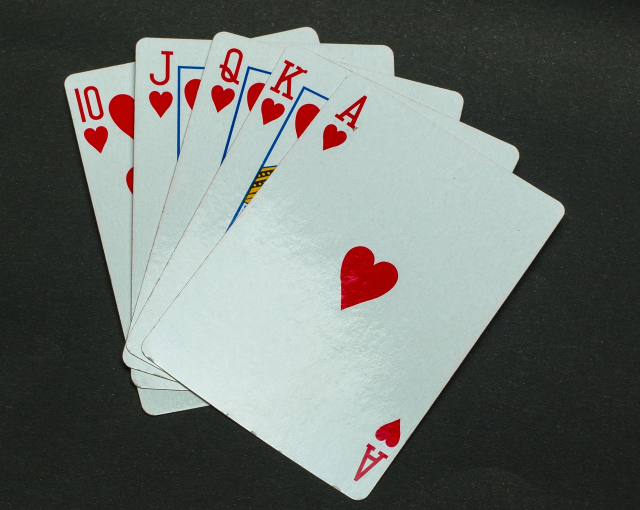
#> input picture Study/pokerCard.jpg, 1280 x 1020 px (shown at 1/2 size)
$ python A09_ImgDistance2.py
#> lines starting #> are read from the running program, lines starting #| are printed output that depends on the picture
import cv2
import numpy as np
img = cv2.imread('../pokerCard.jpg')
#> img is the input picture: shape (1020, 1280, 3); mean B, G, R 108.4, 112.6, 107.2

width, height = 530, 710

src = np.array([[706, 148],[1138, 421],[718, 1017],[280, 697]], dtype=np.float32)
dst = np.array([[0, 0], [width, 0], [width, height], [0, height]], dtype=np.float32) # output 4개 지정

matrix = cv2.getPerspectiveTransform(src, dst)
result = cv2.warpPerspective(img, matrix, (width, height)) #matrix대로 변환를 함
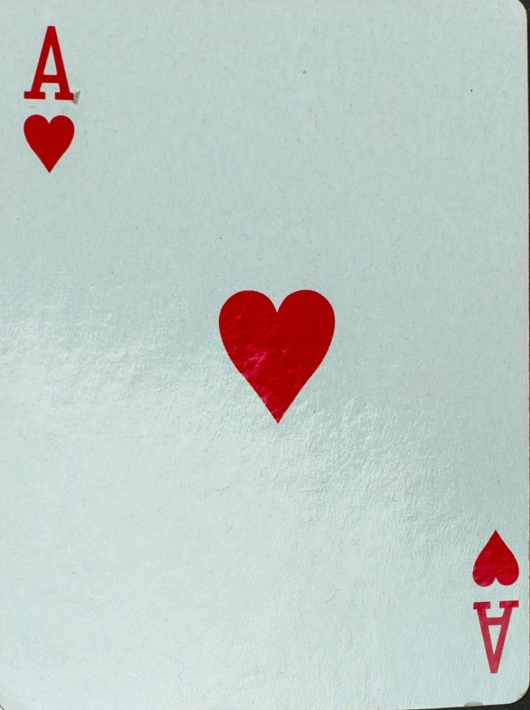
#> result: shape (710, 530, 3); mean B, G, R 197.9, 201.5, 191.3

cv2.imshow('img', result)

cv2.imshow('img', result)
cv2.waitKey(0)
cv2.destroyAllWindows()
